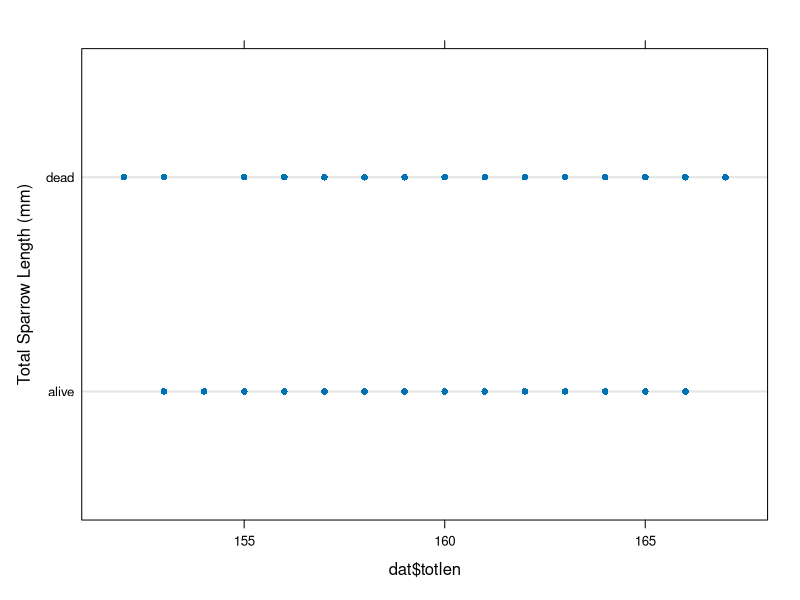

The R script that drew this image:
## ---- chunk 1
dat  <- read.csv(file = "Bumpus_data.csv");
res  <- t.test(formula = dat$totlen ~ dat$surv, alternative = "less", 
               var.equal = TRUE); # Two sample t-test results
tval <- as.numeric(res$statistic); # Get the t-test statistic
pval <- res$p.value; # Get the p value from the t-test results
live <- as.numeric(res$estimate[1]); # Get mean length of living sparrows
dead <- as.numeric(res$estimate[2]); # Get mean length of dying sparrows
## ---- chunk 2
total_len_alive <- dat$totlen[dat$surv == "alive"];
total_len_dead  <- dat$totlen[dat$surv == "dead"];
summary_alive   <- summary(total_len_alive);
summary_dead    <- summary(total_len_dead);
## ---- chunk 3

lattice::dotplot(dat$surv ~ dat$totlen, cex.axis = 1.5, lwd = 2,
     ylab = "Total Sparrow Length (mm)", cex.lab = 1.5);
